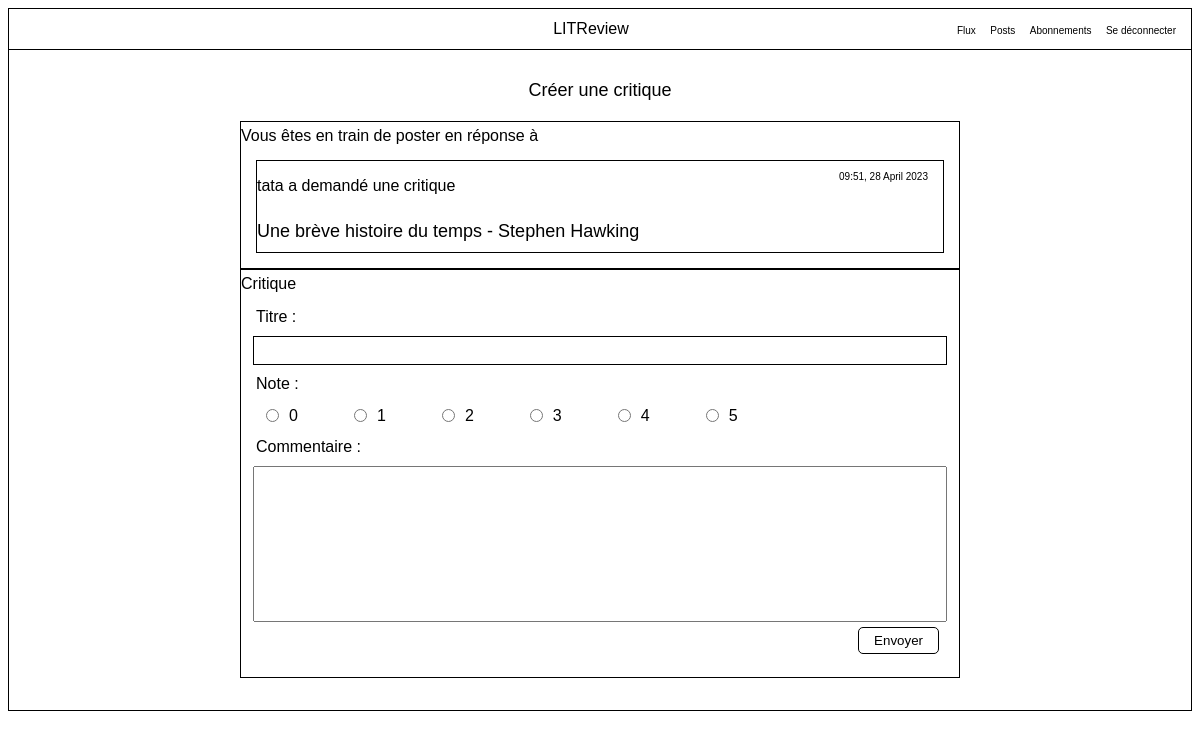
Screenshot of /review/create/ticket/3/ (signed in) with the database file from the repository.
### review/models.py (models this page shows)
class Ticket(models.Model):
    title = models.CharField(max_length=128)
    description = models.TextField(max_length=2048, blank=True)
    user = models.ForeignKey(
        to=settings.AUTH_USER_MODEL,
        on_delete=models.CASCADE
    )
    image = models.ImageField(null=True, blank=True)
    time_created = models.DateTimeField(auto_now_add=True)
    objects = TicketManager()

### authentication/models.py (models this page shows)
class User(AbstractBaseUser):
    username = models.CharField(max_length=150, unique=True)
    objects = UserManager()
    USERNAME_FIELD = 'username'

### review/views.py (the view, shortened to what this page needs)
class CreateReviewResponse(LoginRequiredMixin, View):
    template_name = "review/create_review_response.html"
    form = ReviewForm
    ticket_model = Ticket
    review_model = Review
    def get(self, request, ticket_id):
        form = self.form()
        ticket = self.ticket_model.objects.get(id=ticket_id)
        ticket_already_responded(ticket)
        context = {"form": form, "ticket": ticket}
        return render(request,
                      self.template_name,
                      context)

### review/forms.py
class ReviewForm(forms.ModelForm):
    CHOICES = [(number, number) for number in range(6)]
    rating = forms.ChoiceField(choices=CHOICES,
                               widget=forms.RadioSelect(),
                               label="Note"
                               )
    class Meta:
        model = models.Review
        fields = ["headline",
                  "rating",
                  "body"]
        labels = {
            "headline": "Titre",
            "body": "Commentaire"
        }

### review/templatetags/review_extras.py (called while the page is built)
@register.simple_tag(takes_context=True)
def get_poster_display(context, user):
    if user == context["user"]:
        return "Vous"
    return f"{user.username}"

@register.simple_tag(takes_context=True)
def get_verb_display(context, user):
    if user == context["user"]:
        return "avez"
    return "a"

@register.simple_tag(takes_context=True)
def get_posted_at_display(context, date_created):
    date = date_created.strftime('%H:%M, %d %B %Y')
    return f"{date}"

### review/views.py (called while the page is built)
def ticket_already_responded(ticket):
    if Review.objects.filter(ticket=ticket):
        message = "Vous ne pouvez pas répondre à un ticket" \
                  " qui a déjà obtenu une réponse."
        raise PermissionDenied(message)

### review/templates/review/create_review_response.html (shortened to what this page needs)
{% extends "base.html" %}
{% block content %}
<div id="create-review-response">
    <h2>Créer une critique</h2>
    <div id="create-review-response-ticket">
        <h4>Vous êtes en train de poster en réponse à</h4>
        {% include "review/partials/ticket_snippet.html" %}
    </div>
    <div id="create-review-response-review">
        <h4>Critique</h4>
        <form id="review-form" method="post" >
            {{ form.as_p }}
            <button type="submit" >Envoyer</button>
        </form>
    </div>
</div>
{% endblock %}

### review/templates/review/partials/ticket_snippet.html (shortened to what this page needs)
{% load review_extras %}
<div id="ticket">
    <div id="ticket-content">
        <div id="ticket-header">
            <p id="ticket-header-title">{% get_poster_display ticket.user %} {% get_verb_display ticket.user %} demandé une critique</p>
            <p id="ticket-header-date">{% get_posted_at_display ticket.time_created %}</p>
        </div>
        <h3>{{ ticket.title }}</h3>
    </div>
</div>

### litreview/static/css/style.css (style rules this page uses)
body { font-family: sans-serif; }
h2 { text-align: center; margin: 20px; font-weight: normal; font-size: large; }
h3 { font-weight: normal; margin: 0px; margin-top: 10px; margin-bottom: 10px; font-size: large; }
button { border-radius: 5px; padding: 5px; border: solid 1px; background: white; padding-left: 15px; padding-right: 15px; margin-top: 10px; margin-bottom: 10px; }
input { text-align: center; width: 90%; height: 25px; border: solid 1px; }
#main-container > div { width: 60vw; min-width: 235px; }
#ticket, #review { display: flex; max-height: 450px; overflow: auto; }
#ticket-content, #review-content { flex-direction: column; width: 100%; }
#ticket-header, #review-header { display: flex; }
#ticket-header-title, #review-header-title { width: 70%; }
#ticket-header-date, #review-header-date { width: 30%; font-size: x-small; text-align: right; padding-right: 15px; }
#create-review-response h4, #edit-review h4, #create-review h4 { margin-top: 5px; margin-bottom: 0px; font-size: medium; font-weight: normal; }
#create-review-response-ticket, #edit-review-ticket, #create-review-ticket { border: solid 1px; }
#create-review-response-ticket #ticket, #edit-review-ticket #ticket, #create-review-ticket #ticket { border: solid 1px; margin: 15px; width: auto; }
#create-review-response-ticket #ticket-content, #edit-review-ticket #ticket-content, #create-review-ticket #ticket-content { width: 100%; }
#create-review-response-review, #edit-review-review, #create-review-review { border: solid 1px; padding-bottom: 40px; }
#create-review-response-review button, #edit-review-review button, #create-review-review button { float: right; margin: 5px; }
#create-review-response-review #review-form, #edit-review-review #review-form, #create-review-review #review-form { width: auto; padding: 15px; }
#create-review-response-review #review-form p, #edit-review-review #review-form p, #create-review-review #review-form p { margin: 0px; display: grid; }
#create-review-response-review #review-form #id_rating, #edit-review-review #review-form #id_rating, #create-review-review #review-form #id_rating { display: flex; width: 70%; justify-content: space-between; overflow: hidden; }
#create-review-response-review #review-form #id_rating div, #edit-review-review #review-form #id_rating div, #create-review-review #review-form #id_rating div { width: auto; }
#create-review-response-review #review-form #id_rating label, #edit-review-review #review-form #id_rating label, #create-review-review #review-form #id_rating label { display: inline-flex; align-items: center; }
#create-review-response-review #review-form #id_rating input, #edit-review-review #review-form #id_rating input, #create-review-review #review-form #id_rating input { margin-right: 10px; margin-left: 10px; }
#create-review-response-review #review-form input, #edit-review-review #review-form input, #create-review-review #review-form input { margin-top: 10px; margin-bottom: 10px; justify-self: center; width: 100%; }
#create-review-response-review #review-form #id_headline, #edit-review-review #review-form #id_headline, #create-review-review #review-form #id_headline { text-align: left; }
#create-review-response-review #review-form #id_body, #edit-review-review #review-form #id_body, #create-review-review #review-form #id_body { margin-top: 10px; width: 100%; justify-self: center; resize: none; }

### rows the page displays
Ticket: user.username "tata", user "a", time_created "09:51, 28 April 2023", title "Une brève histoire du temps - Stephen Hawking"
